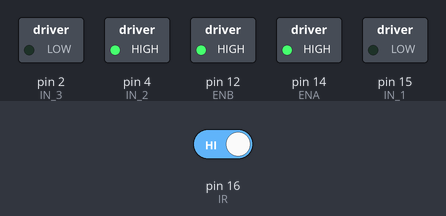
Bench run of a sketch on a simulated Arduino Uno, built with avr-gcc and run on an emulated ATmega328P. Parts: switched loads named in the sketch (green lamp = pin HIGH). Inputs (shaded band) come from the test bench; at power-on: pin 16 (IR) HIGH. Pins used as bus, display or sensor lines are not drawn; what the sketch prints to the serial monitor is not drawn.

Above: at 1.2 s.
1.3 s: pin 16 (IR) driven LOW
At 1.6 s:
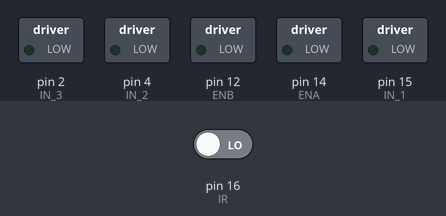
At 3.1 s:
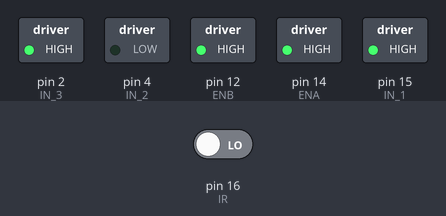
4.3 s: pin 16 (IR) driven HIGH
At 5.1 s:
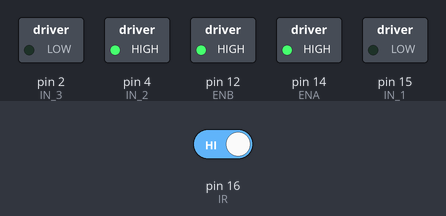
Timing chart, 0 to 7.3 s (numbered marks = the images above; inputs shaded):
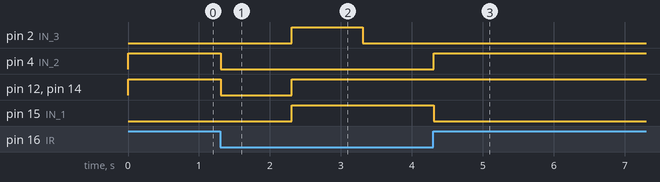

Measured:
- after the input at 1.3 s, pin 2 (IN_3): LOW → HIGH after 1.0 s, → LOW 1.0 s later; pin 4 (IN_2): HIGH → LOW at once; pin 12 (ENB), pin 14 (ENA): HIGH → LOW at once, → HIGH 1.0 s later; pin 15 (IN_1): LOW → HIGH after 1.0 s
- after the input at 4.3 s, pin 2 (IN_3): stops changing and stays LOW; pin 4 (IN_2): LOW → HIGH at once; pin 12 (ENB), pin 14 (ENA): stops changing and stays HIGH; pin 15 (IN_1): goes on until 4.3 s, then stays LOW

The sketch:

bot.ino
```cpp
#define ENA   14          // Enable/speed motors Right        GPIO14(D5)
#define ENB   12          // Enable/speed motors Left         GPIO12(D6)
#define IN_1  15          // L298N in1 motors Right           GPIO15(D8)
#define IN_2  4          // L298N in2 motors Right           GPIO4(D2)
#define IN_3  2           // L298N in3 motors Left            GPIO2(D4)
#define IN_4  0           // L298N in4 motors Left            GPIO0(D3)
#define IR 16
void setup() {
 pinMode(ENA, OUTPUT);
 pinMode(ENB, OUTPUT);
 pinMode(IN_1, OUTPUT);
 pinMode(IN_2, OUTPUT);
 pinMode(IN_3, OUTPUT);
 pinMode(IN_4, OUTPUT);
 pinMode(IR, INPUT);
 Serial.begin(9600);
}

void loop() {
  int ir1 = digitalRead(16);

  if(ir1==LOW)
  {
    Serial.println(ir1);
    digitalWrite(IN_1, LOW);
    digitalWrite(IN_2, LOW);
    digitalWrite(ENA, LOW);

    digitalWrite(IN_3, LOW);
    digitalWrite(IN_4, LOW);
    digitalWrite(ENB, LOW);

    delay(1000);

    digitalWrite(IN_1, HIGH);
    digitalWrite(IN_2, LOW);
    digitalWrite(ENA, HIGH);

    digitalWrite(IN_3, HIGH);
    digitalWrite(IN_4, LOW);
    digitalWrite(ENB, HIGH);

    delay(1000);

    digitalWrite(IN_1, HIGH);
    digitalWrite(IN_2, LOW);
    digitalWrite(ENA, HIGH);

    digitalWrite(IN_3, LOW);
    digitalWrite(IN_4, HIGH);
    digitalWrite(ENB, HIGH);

    delay(1000);
  }
  else
  {
      Serial.println(ir1);
      digitalWrite(IN_1, LOW);
      digitalWrite(IN_2, HIGH);
      digitalWrite(ENA, HIGH);

      digitalWrite(IN_3, LOW);
      digitalWrite(IN_4, HIGH);
      digitalWrite(ENB, HIGH);
  }
}
```
